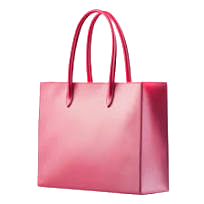
#> input picture 12.png, 204 x 204 px
$ python img1.py
#> lines starting #> are read from the running program, lines starting #| are printed output that depends on the picture

import numpy as np
from PIL import Image


class ImageProcessor:
    def __init__(self, image_path):
#> called with image_path = '12.png'
        self.image = Image.open(image_path).convert("RGB")
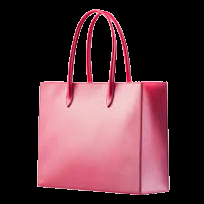
#> self.image: PIL image 204x204 RGB; mean R, G, B 84.1, 49.4, 56.7
        self.array = np.array(self.image, dtype=np.uint8)

    def show_info(self):
        print("Image type:", type(self.image))
#| Image type: <class 'PIL.Image.Image'>
        print("Array type:", type(self.array))
#| Array type: <class 'numpy.ndarray'>
        print("Array shape:", self.array.shape)
#| Array shape: (204, 204, 3)
        print("Array size:", self.array.size)
#| Array size: 124848
        print("Array data type:", self.array.dtype)
#| Array data type: uint8
        print("First pixel:", self.array[0, 0])
#| First pixel: [0 0 0]
        print("Top-left pixel:", self.array[0, 0])
#| Top-left pixel: [0 0 0]
        print("Next pixel:", self.array[0, 1])
#| Next pixel: [0 0 0]
        print("Next row pixel:", self.array[1, 0])
#| Next row pixel: [0 0 0]
        print("Pixel at 10, 10:", self.array[10, 10])
#| Pixel at 10, 10: [0 0 0]

    def flip_horizontal(self):
        # Reverse columns
        self.array = self.array[:, ::-1, :].copy()
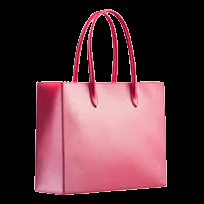
#> self.array: shape (204, 204, 3); mean R, G, B 84.1, 49.4, 56.7
        return self

    def flip_vertical(self):
        # Reverse rows
        self.array = self.array[::-1, :, :].copy()
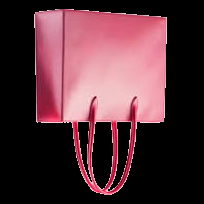
#> self.array: shape (204, 204, 3); mean R, G, B 84.1, 49.4, 56.7
        return self

    def crop(self, x1, y1, x2, y2):
#> called with x1 = 10, y1 = 10, x2 = 200, y2 = 200
        height, width = self.array.shape[:2]
#> height = 204; width = 204

        if not (0 <= x1 < x2 <= width):
            raise ValueError("Invalid horizontal crop coordinates")

        if not (0 <= y1 < y2 <= height):
            raise ValueError("Invalid vertical crop coordinates")

        self.array = self.array[y1:y2, x1:x2, :].copy()
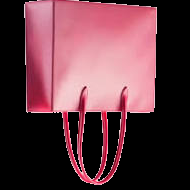
#> self.array: shape (190, 190, 3); mean R, G, B 96.8, 56.8, 65.3
        return self

    def adjust_brightness(self, value):
        # Positive value = brighter; negative = darker
#> called with value = 30
        adjusted = self.array.astype(np.int16) + value
        self.array = np.clip(adjusted, 0, 255).astype(np.uint8)
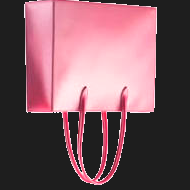
#> self.array: shape (190, 190, 3); mean R, G, B 123.6, 86.8, 95.3
        return self

    def save(self, output_path):
        Image.fromarray(self.array).save(output_path)
        print("Image saved:", output_path)
        return self


processor = ImageProcessor("12.png")

processor.show_info()

processor.flip_horizontal()
processor.flip_vertical()
processor.crop(10, 10, 200, 200)
processor.adjust_brightness(30)
processor.save("output.png")
